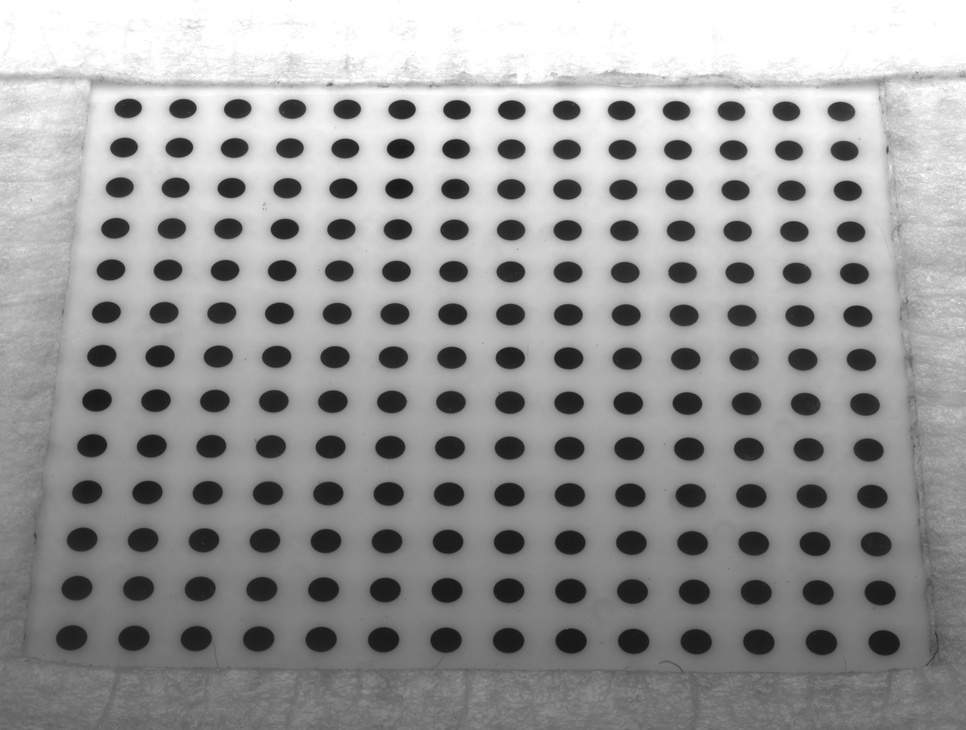
//> input picture 202204/OPENCV_CODE/20220629_CalibrateCamera01/CameraData/Img-01.bmp, 966 x 730 px, shrunk from 1936 x 1464 before the run
$ ./CameraCalibrate5   (built with g++ and OpenCV 4)
//> lines starting //> are read from the running program, lines starting //| are printed output that depends on the picture; after the words box and inside, x2 and y2 are one past the last pixel; in counts of white or black regions, pixels touching at a corner belong together
/**
	file:///D:/4.6.0/d9/dab/tutorial_homography.html

	decompose_homography
	homography_from_camera_dispalcement
	pose_from_homography

*/
#include <iostream>
#include <opencv2/core.hpp>
#include <opencv2/imgcodecs.hpp>
#include <opencv2/highgui.hpp>
#include <opencv2/calib3d.hpp>

using namespace std;
using namespace cv;

int main(int argc ,char** agrv) {

	string circle_Photo_Dir1 = "..//CameraData//Img-01.bmp";
	string circle_Photo_Dir2 = "..//CameraData//Img-08.bmp";
	string circle_Photo_Dir3 = "..//CameraData//Img-22.bmp";

	Mat circle_Photo1 = imread(circle_Photo_Dir1, IMREAD_UNCHANGED);
//> circle_Photo1 is the input picture: 730 rows x 966 cols, CV_8UC1; min 24, max 255, mean 155.1
	Mat circle_Photo2 = imread(circle_Photo_Dir2, IMREAD_UNCHANGED);
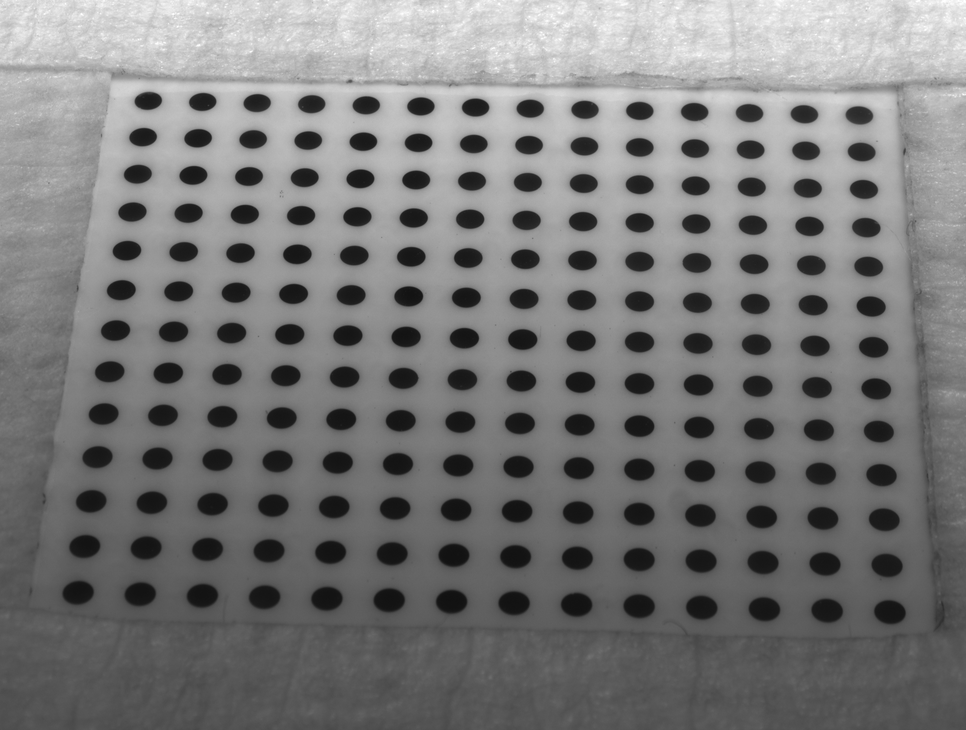
//> input picture 202204/OPENCV_CODE/20220629_CalibrateCamera01/CameraData/Img-08.bmp, 966 x 730 px, shrunk from 1936 x 1464 before the run
//> circle_Photo2 is the input picture: 730 rows x 966 cols, CV_8UC1; min 17, max 255, mean 121.9
	Mat circle_Photo3 = imread(circle_Photo_Dir3, IMREAD_UNCHANGED);
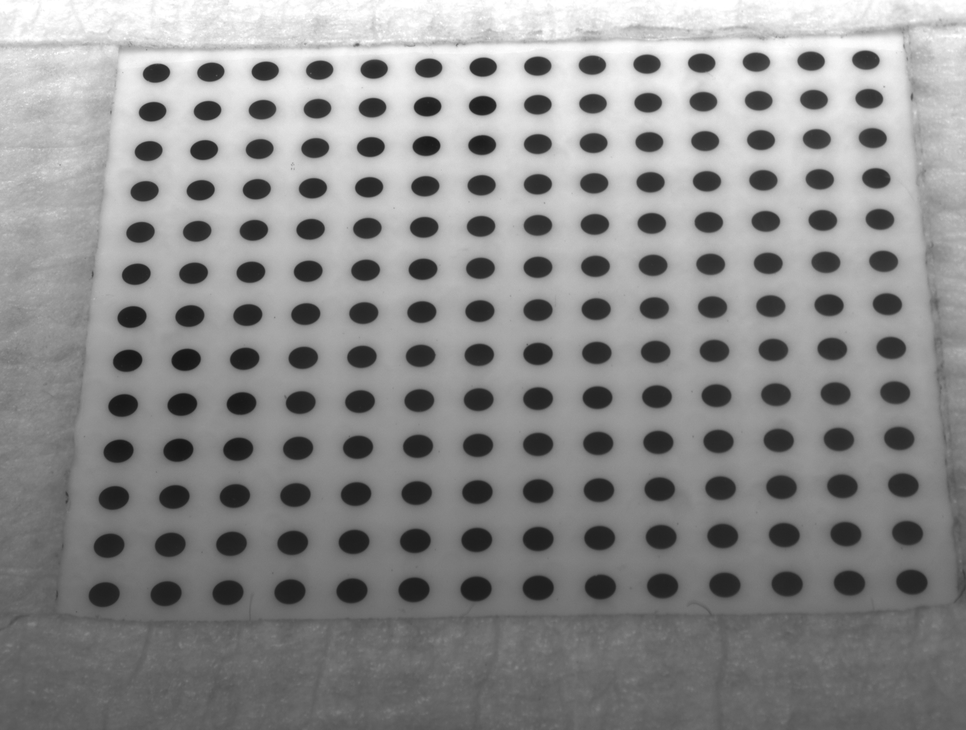
//> input picture 202204/OPENCV_CODE/20220629_CalibrateCamera01/CameraData/Img-22.bmp, 966 x 730 px, shrunk from 1936 x 1464 before the run
//> circle_Photo3 is the input picture: 730 rows x 966 cols, CV_8UC1; min 22, max 255, mean 141.1

	int flags = CALIB_CB_SYMMETRIC_GRID;
	Size patternSize(14,13);
	vector<Point2f> circle_Photo_Corners1;
	vector<Point2f> circle_Photo_Corners2;
	vector<Point2f> circle_Photo_Corners3;

	bool found1 =  findCirclesGrid(circle_Photo1 , patternSize ,circle_Photo_Corners1 ,flags);
//> circle_Photo_Corners1 = 182 Points (x, y), first 12: [127.8, 108.1], [182.4, 108.3], [237.1, 108.5], [292, 108.7], [346.8, 108.9], [401.6, 109.2], [456.4, 109.4], [511.3, 109.7], [566.1, 109.8], [621.2, 110.1], [675.9, 110.2], [730.9, 110.8]; found1 = true
	if (found1) {
		cout << "found circle[1]" << endl;
	}
	else {
		cout << "no found circle[1]" << endl;
		return -1;
	}
	bool found2 = findCirclesGrid(circle_Photo2, patternSize, circle_Photo_Corners2, flags);
//> circle_Photo_Corners2 = 182 Points (x, y), first 12: [147.9, 100.8], [202.2, 101.6], [256.6, 102.9], [311.1, 103.9], [365.8, 105], [420.4, 106.1], [475, 107.2], [529.8, 108.4], [584.4, 109.6], [639.3, 110.6], [694, 111.7], [748.9, 113]; found2 = true
	if (found2) {
		cout << "found circle[2]" << endl;
	}
	else {
		cout << "no found circle[2]" << endl;
		return -2;
	}
	bool found3 = findCirclesGrid(circle_Photo3, patternSize, circle_Photo_Corners3, flags);
//> circle_Photo_Corners3 = 182 Points (x, y), first 12: [156, 72.9], [210.3, 71.83], [264.6, 70.71], [319.2, 69.72], [373.7, 68.78], [428.3, 67.73], [482.6, 66.84], [537.2, 65.72], [591.9, 64.78], [646.5, 63.68], [701.2, 62.77], [755.8, 61.64]; found3 = true
	if (found3) {
		cout << "found circle[3]" << endl;
	}
	else {
		cout << "no found circle[3]" << endl;
		return -3;
	}

	drawChessboardCorners(circle_Photo1 , patternSize ,circle_Photo_Corners1 ,found1);
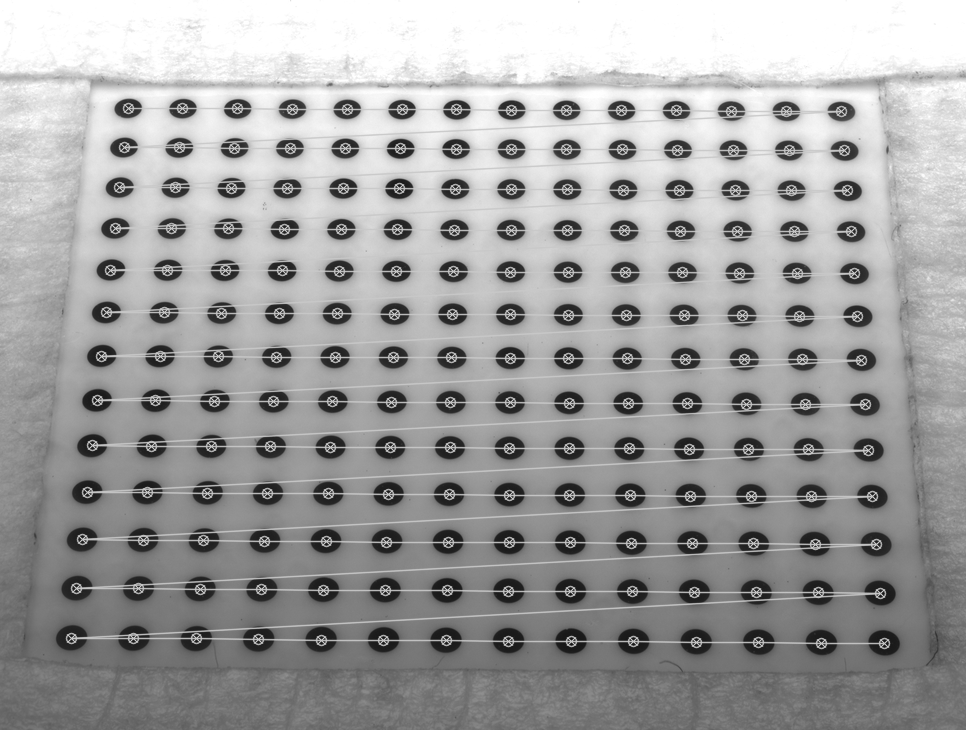
//> circle_Photo1: 730 rows x 966 cols, CV_8UC1; 9.51% of pixels changed, all inside (x1, y1, x2, y2) = (65, 102, 891, 650)
	drawChessboardCorners(circle_Photo2, patternSize, circle_Photo_Corners2, found2);
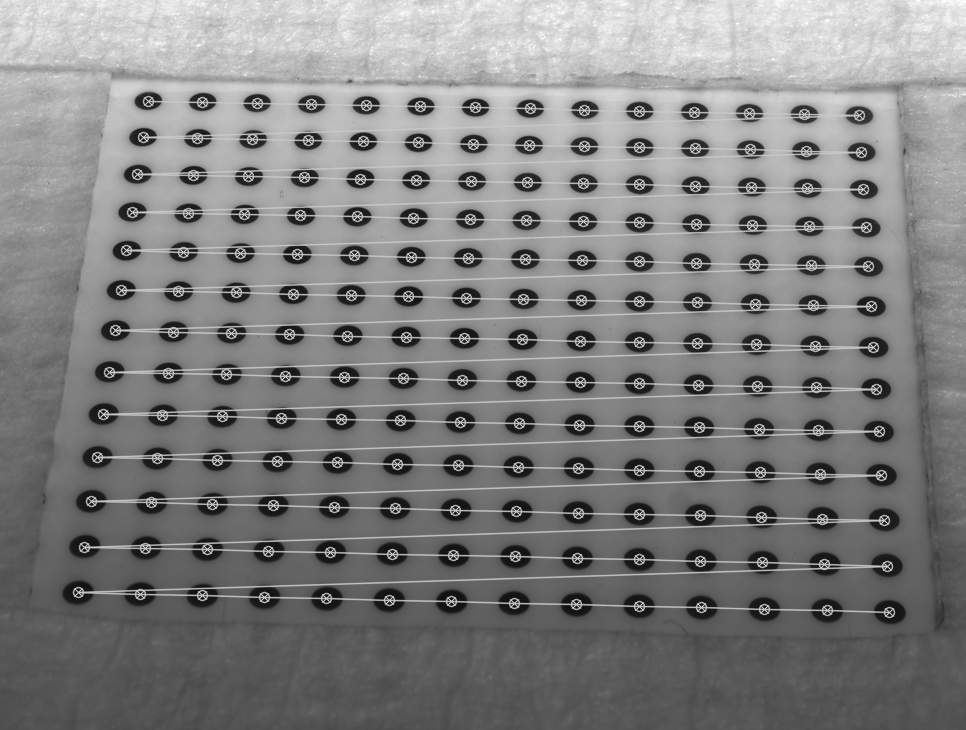
//> circle_Photo2: 730 rows x 966 cols, CV_8UC1; 9.72% of pixels changed, all inside (x1, y1, x2, y2) = (72, 95, 896, 619)
	drawChessboardCorners(circle_Photo3, patternSize, circle_Photo_Corners3, found3);
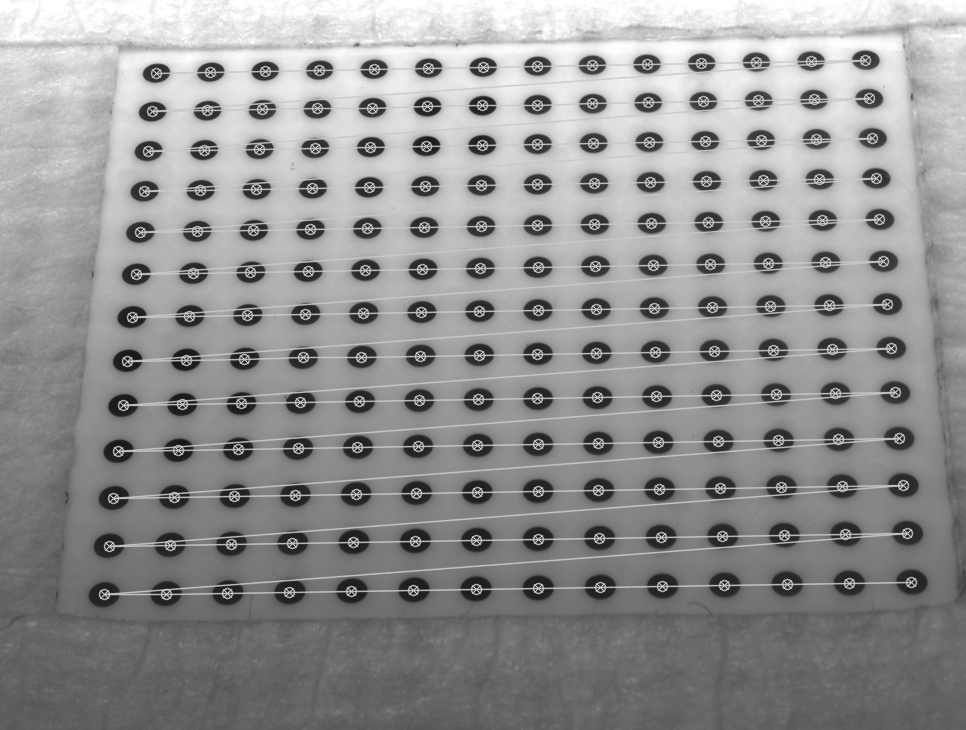
//> circle_Photo3: 730 rows x 966 cols, CV_8UC1; 9.38% of pixels changed, all inside (x1, y1, x2, y2) = (98, 54, 918, 601)

	imshow("cricle photo 1" , circle_Photo1);
	waitKey(1000);
	destroyWindow("cricle photo 1");
	imshow("cricle photo 2", circle_Photo2);
	waitKey(1000);
	destroyWindow("cricle photo 2");
	imshow("cricle photo 3", circle_Photo3);
	waitKey(1000);
	destroyWindow("cricle photo 3");

	return 0;
}
